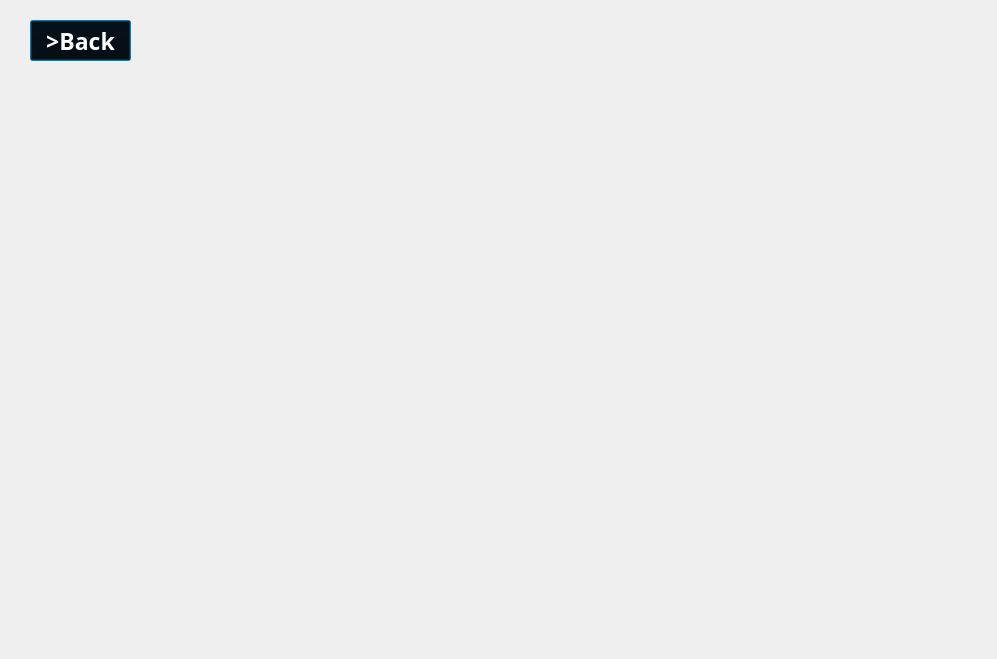
<?xml version="1.0" encoding="UTF-8"?>
<ui version="4.0">
 <class>adpartmentDetails</class>
 <widget class="QDialog" name="adpartmentDetails">
  <property name="geometry">
   <rect>
    <x>0</x>
    <y>0</y>
    <width>997</width>
    <height>659</height>
   </rect>
  </property>
  <property name="windowTitle">
   <string>Dialog</string>
  </property>
  <widget class="QLabel" name="label">
   <property name="geometry">
    <rect>
     <x>0</x>
     <y>-30</y>
     <width>998</width>
     <height>711</height>
    </rect>
   </property>
   <property name="text">
    <string/>
   </property>
   <property name="pixmap">
    <pixmap>D:/project/adpartment.jpg</pixmap>
   </property>
  </widget>
  <widget class="QPushButton" name="back">
   <property name="geometry">
    <rect>
     <x>30</x>
     <y>20</y>
     <width>101</width>
     <height>41</height>
    </rect>
   </property>
   <property name="font">
    <font>
     <family>Arial Black</family>
     <pointsize>17</pointsize>
     <bold>true</bold>
    </font>
   </property>
   <property name="styleSheet">
    <string notr="true">QPushButton {
                       color:white;
     background-color: transparent;
                       }
                         QPushButton:hover {
                             background-color: gray;
                     		 border-radius: 20px;


                         }

QPushButton:pressed
 {

      background-color : rgb(51, 149, 255);
      

 }</string>
   </property>
   <property name="text">
    <string>&gt;Back</string>
   </property>
  </widget>
 </widget>
 <resources/>
 <connections/>
</ui>
